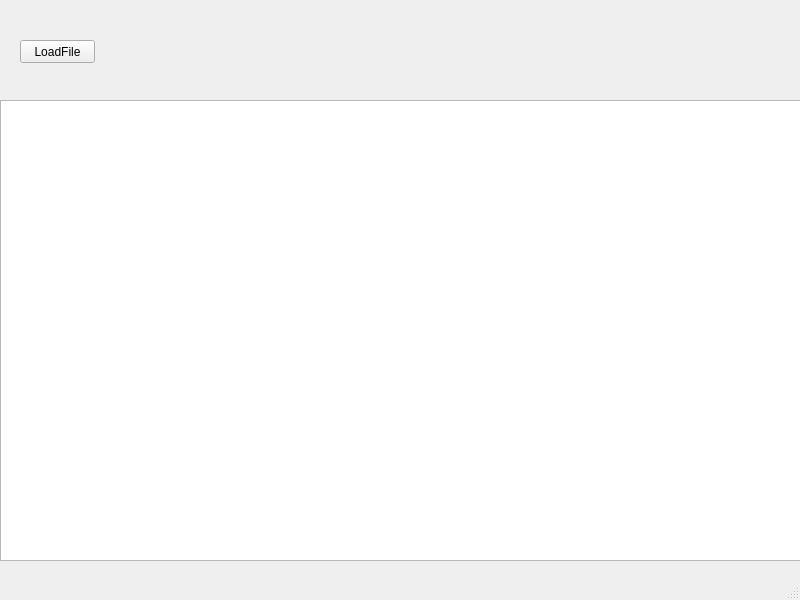
<?xml version="1.0" encoding="UTF-8"?>
<ui version="4.0">
 <class>MainWindow</class>
 <widget class="QMainWindow" name="MainWindow">
  <property name="geometry">
   <rect>
    <x>0</x>
    <y>0</y>
    <width>800</width>
    <height>600</height>
   </rect>
  </property>
  <property name="windowTitle">
   <string>MainWindow</string>
  </property>
  <widget class="QWidget" name="centralwidget">
   <widget class="QPushButton" name="loadFile">
    <property name="geometry">
     <rect>
      <x>20</x>
      <y>40</y>
      <width>75</width>
      <height>23</height>
     </rect>
    </property>
    <property name="text">
     <string>LoadFile</string>
    </property>
   </widget>
   <widget class="QTreeView" name="treeView">
    <property name="geometry">
     <rect>
      <x>0</x>
      <y>100</y>
      <width>801</width>
      <height>461</height>
     </rect>
    </property>
   </widget>
  </widget>
  <widget class="QMenuBar" name="menubar">
   <property name="geometry">
    <rect>
     <x>0</x>
     <y>0</y>
     <width>800</width>
     <height>21</height>
    </rect>
   </property>
  </widget>
  <widget class="QStatusBar" name="statusbar"/>
 </widget>
 <resources/>
 <connections/>
</ui>
